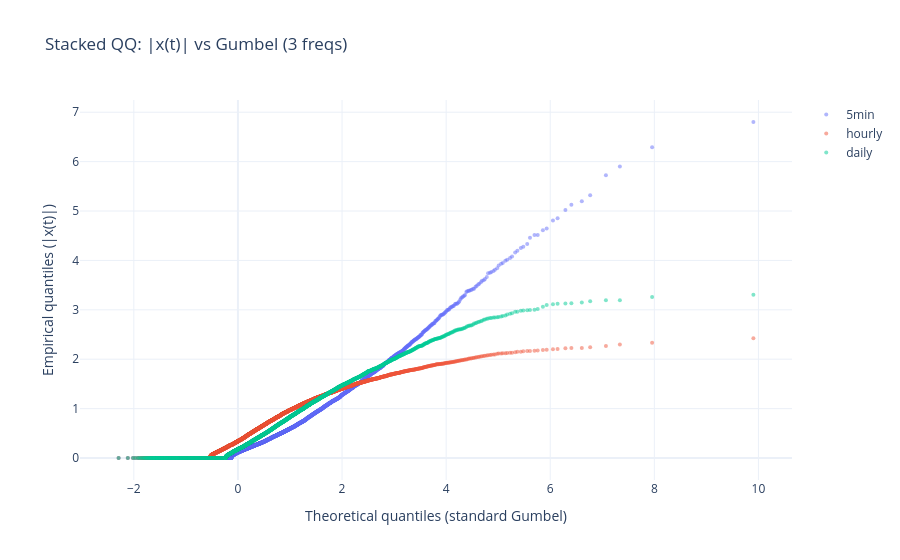
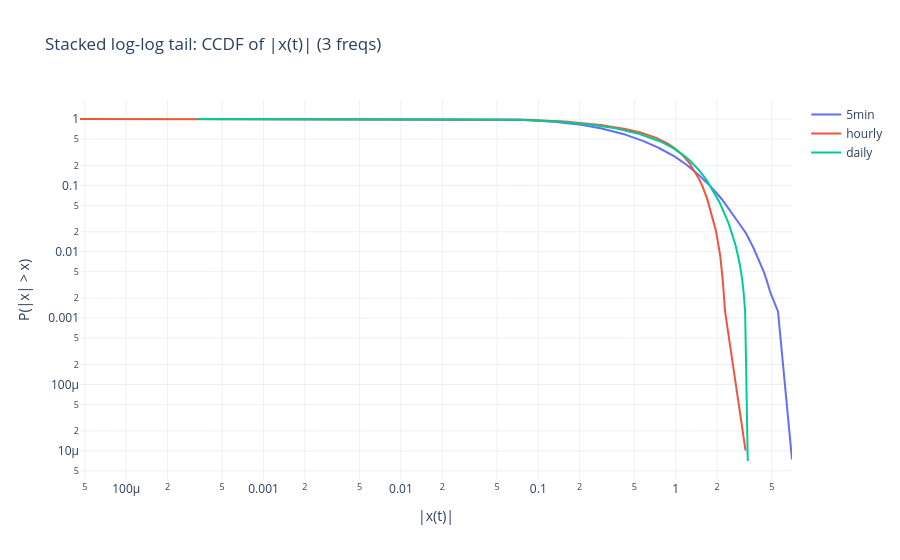

The notebook cell these images were saved under, in order:
### Code cell
# %%
# Stacked overlays (3 colors): QQ + log-log tail across frequencies


def ccdf_points(x: np.ndarray, max_points: int = 600) -> tuple[np.ndarray, np.ndarray]:
    x = np.asarray(x, dtype=float)
    x = x[np.isfinite(x)]
    x = x[x > 0]
    if x.size == 0:
        return np.array([]), np.array([])
    x = np.sort(x)
    n = x.size
    k = min(max_points, n)
    idx = np.unique(np.linspace(0, n - 1, k).astype(int))
    xv = x[idx]
    ccdf = (n - idx) / n
    return xv, ccdf


abs_by_freq: dict[Freq, np.ndarray] = {}
for freq in ("5min", "hourly", "daily"):
    abs_by_freq[freq] = pooled_abs_scores(freq)

palette = {"5min": "#636EFA", "hourly": "#EF553B", "daily": "#00CC96"}

# QQ overlay: standard-gumbel quantiles on x-axis for all freqs
fig_qq = go.Figure()
for freq in ("5min", "hourly", "daily"):
    x = abs_by_freq[freq]
    if x.size == 0:
        continue
    q_std, emp, loc, scale = qq_data_abs_score_vs_gumbel(x)
    if emp.size > 4000:
        take = np.unique(np.linspace(0, emp.size - 1, 4000).astype(int))
        q_std_p = q_std[take]
        emp_p = emp[take]
    else:
        q_std_p, emp_p = q_std, emp
    fig_qq.add_trace(
        go.Scatter(
            x=q_std_p,
            y=emp_p,
            mode="markers",
            name=f"{freq}",
            marker=dict(size=4, opacity=0.5, color=palette[freq]),
        )
    )

fig_qq.update_layout(
    title="Stacked QQ: |x(t)| vs Gumbel (3 freqs)",
    xaxis_title="Theoretical quantiles (standard Gumbel)",
    yaxis_title="Empirical quantiles (|x(t)|)",
    template="plotly_white",
)
fig_qq.write_html(out_dir() / "qq_abs_score_vs_gumbel_STACKED.html")
fig_qq.show()

# Log-log CCDF overlay of |x(t)|
fig_ccdf = go.Figure()
for freq in ("5min", "hourly", "daily"):
    x = abs_by_freq[freq]
    xv, cc = ccdf_points(x, max_points=800)
    if xv.size == 0:
        continue
    fig_ccdf.add_trace(
        go.Scatter(
            x=xv,
            y=cc,
            mode="lines",
            name=f"{freq}",
            line=dict(width=2, color=palette[freq]),
        )
    )

fig_ccdf.update_layout(
    title="Stacked log-log tail: CCDF of |x(t)| (3 freqs)",
    xaxis_title="|x(t)|",
    yaxis_title="P(|x| > x)",
    template="plotly_white",
    xaxis_type="log",
    yaxis_type="log",
)
fig_ccdf.write_html(out_dir() / "score_ccdf_loglog_STACKED.html")
fig_ccdf.show()

### Figure 1 — Plotly figure (JSON) as saved in the notebook; plotly's stock layout.template omitted (floating-point values rounded to 4 significant figures; data arrays with more than 128 entries replaced by an {"elided": "..."} marker saying what was removed)
{"data": [{"marker": {"color": "#636EFA", "opacity": 0.5, "size": 4}, "mode": "markers", "name": "5min", "type": "scatter", "x": {"elided": "4000 float values"}, "y": {"elided": "4000 float values"}}, {"marker": {"color": "#EF553B", "opacity": 0.5, "size": 4}, "mode": "markers", "name": "hourly", "type": "scatter", "x": {"elided": "4000 float values"}, "y": {"elided": "4000 float values"}}, {"marker": {"color": "#00CC96", "opacity": 0.5, "size": 4}, "mode": "markers", "name": "daily", "type": "scatter", "x": {"elided": "4000 float values"}, "y": {"elided": "4000 float values"}}], "layout": {"title": {"text": "Stacked QQ: |x(t)| vs Gumbel (3 freqs)"}, "xaxis": {"title": {"text": "Theoretical quantiles (standard Gumbel)"}}, "yaxis": {"title": {"text": "Empirical quantiles (|x(t)|)"}}}}

### Figure 2 — Plotly figure (JSON) as saved in the notebook; plotly's stock layout.template omitted (floating-point values rounded to 4 significant figures; data arrays with more than 128 entries replaced by an {"elided": "..."} marker saying what was removed)
{"data": [{"line": {"color": "#636EFA", "width": 2}, "mode": "lines", "name": "5min", "type": "scatter", "x": {"elided": "800 float values"}, "y": {"elided": "800 float values"}}, {"line": {"color": "#EF553B", "width": 2}, "mode": "lines", "name": "hourly", "type": "scatter", "x": {"elided": "800 float values"}, "y": {"elided": "800 float values"}}, {"line": {"color": "#00CC96", "width": 2}, "mode": "lines", "name": "daily", "type": "scatter", "x": {"elided": "800 float values"}, "y": {"elided": "800 float values"}}], "layout": {"title": {"text": "Stacked log-log tail: CCDF of |x(t)| (3 freqs)"}, "xaxis": {"title": {"text": "|x(t)|"}, "type": "log"}, "yaxis": {"title": {"text": "P(|x| > x)"}, "type": "log"}}}
